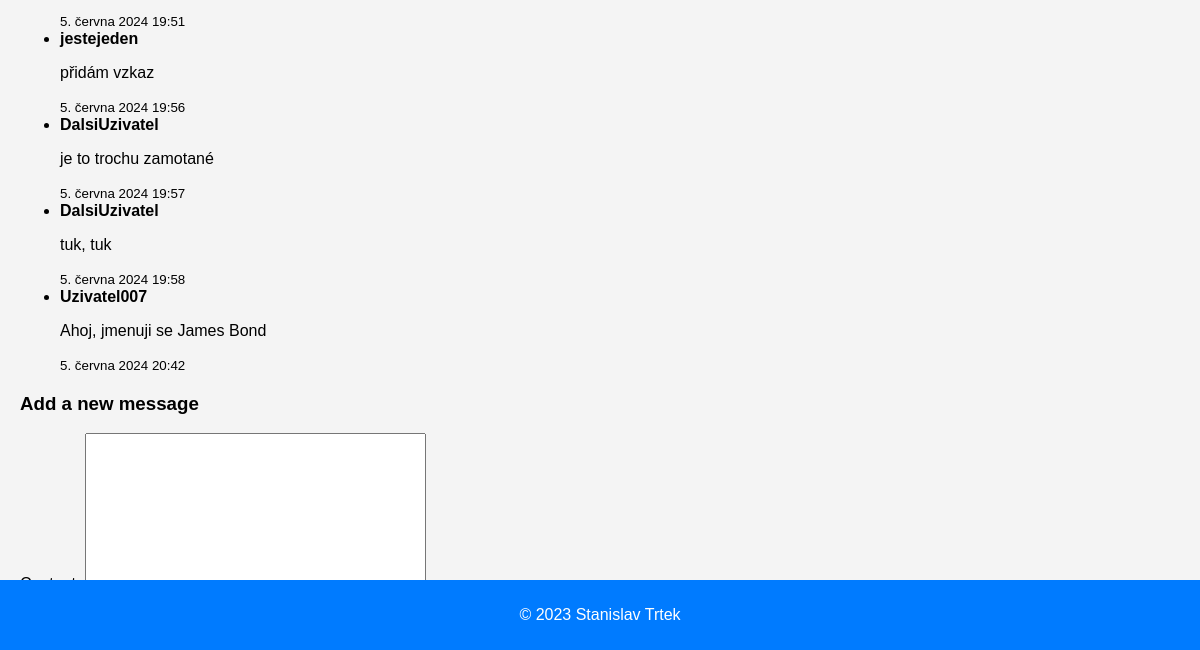
/messages/ (signed in, lower part), run on an earlier commit of the app's database.
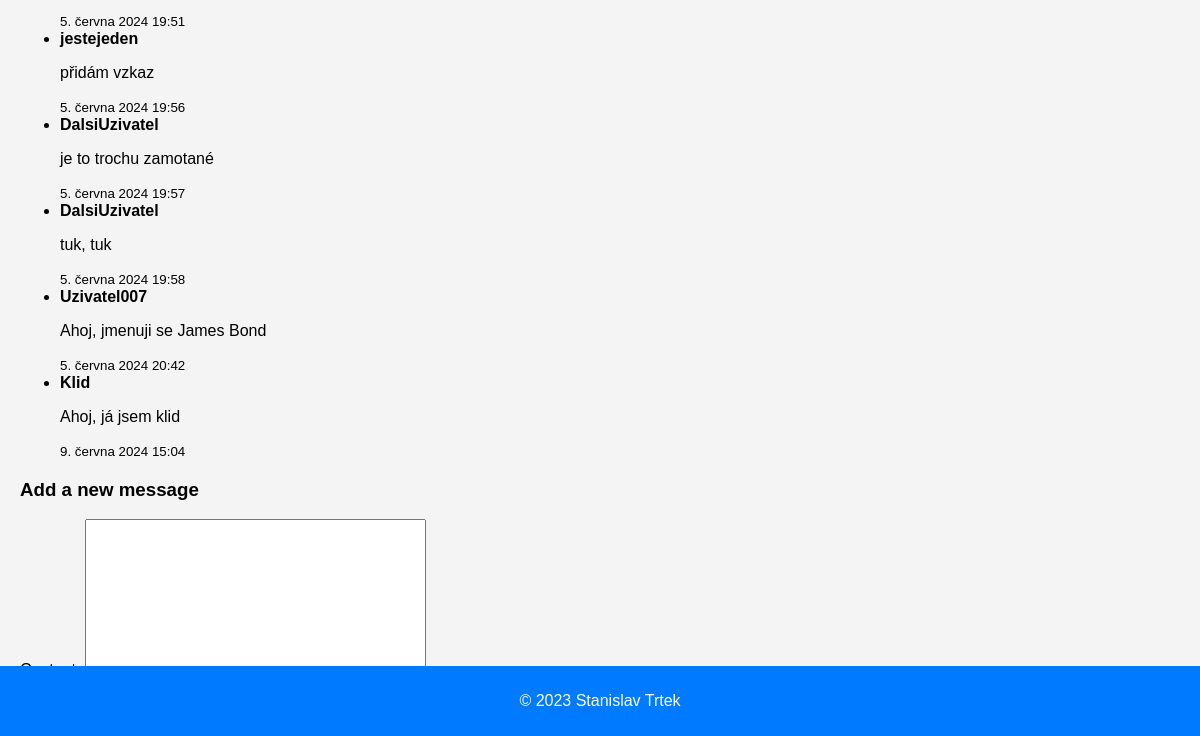
And on a later commit of the database.
### myapp/models.py (models this page shows)
class Message(models.Model):
    objects = None
    user = models.ForeignKey(User, on_delete=models.CASCADE)
    content = models.TextField()
    timestamp = models.DateTimeField(auto_now_add=True)

### myapp/views.py (the view)
# urls.py: path('messages/', views.message_list, name='message_list'),
@login_required
def message_list(request):
    user_id = request.GET.get('user')
    if user_id:
        messages = Message.objects.filter(user_id=user_id)
    else:
        messages = Message.objects.all()
    users = User.objects.all()
    form = MessageForm()
    return render(request, 'message_list.html', {'messages': messages, 'form': form, 'users': users, 'selected_user': user_id})

### myapp/forms.py
class MessageForm(forms.ModelForm):
    class Meta:
        model = Message
        fields = ['content']

### myapp/context_processors.py (called while the page is built)
def current_datetime(request):
    return {
        'current_time': timezone.now()
    }

### myapp/templates/message_list.html (shortened to what this page needs)
{% extends 'base.html' %}
{% block content %}
<div class="container">
    <ul class="messages">
        {% for message in messages %}
            <li class="message">
                <strong>{{ message.user.username }}</strong>
                <p>{{ message.content }}</p>
                <small>{{ message.timestamp }}</small>
            </li>
        {% endfor %}
    </ul>
    <div class="add-message">
        <h3>Add a new message</h3>
        <form method="post" action="{% url 'add_message' %}">
            {{ form.as_p }}
            <button type="submit">Add Message</button>
        </form>
    </div>
</div>
{% endblock %}

What changed in the data, as far as the page shows it:
added Message: user.username "Klid", content "Ahoj, já jsem klid", timestamp "9. června 2024 15:04"
